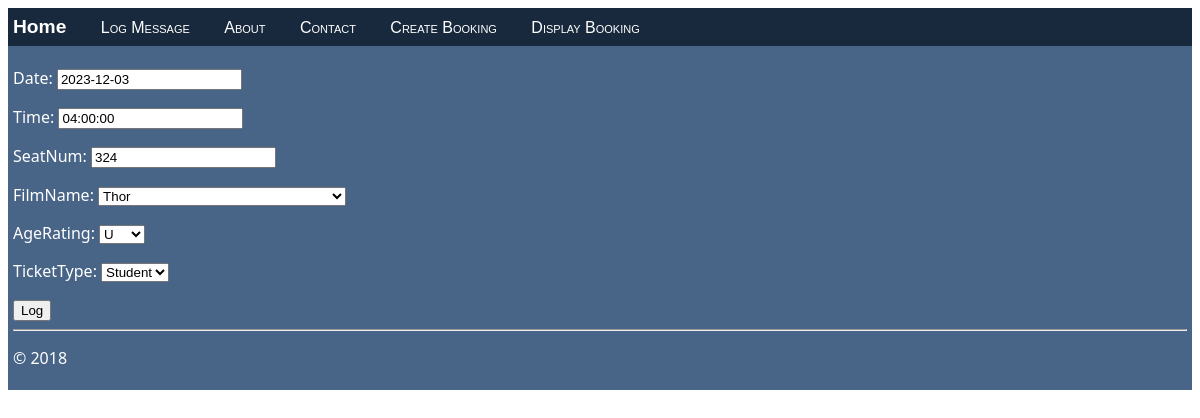
The app's page /updateBooking/3/ with its own data.
### hello/models.py (models this page shows, shortened)
class Booking(models.Model):
    bookingID = models.AutoField(primary_key=True,unique=True)
    date = models.DateField()
    time = models.TimeField()
    seatNum = models.IntegerField()
    filmName = models.ForeignKey(Film, related_name='+', on_delete=models.CASCADE,default='000000')
    ageRating = models.ForeignKey(ageRating, related_name='+', on_delete=models.CASCADE,default='000000')
    ticketType = models.CharField(max_length=20, choices=ticket_type, default="Student")

class Film(models.Model):
    filmID = models.AutoField(primary_key=True,unique=True)
    filmName = models.CharField(max_length=50)
    filmLength = models.TimeField()
    def __str__(self):
        return self.filmName

class ageRating(models.Model):
    ageID = models.AutoField(primary_key=True,unique=True)
    ageRating = models.CharField(max_length=10, choices=age_rating, default="000000")
    def __str__(self):
        return self.ageRating

### hello/views.py (the view)
# urls.py: path("updateBooking/<int:pk>/", views.updateBooking, name="updateBooking"),
def updateBooking(request, pk):
    booking = Booking.objects.get(pk=pk)
    form = BookingForm(request.POST or None, instance=booking)
    if request.method == "POST":
        if form.is_valid():
            booking = form.save(commit=False)
            booking.save()
            return redirect("home")
    else:
        return render(request, "hello/create_booking.html", {"form": form})

### hello/forms.py
class BookingForm(forms.ModelForm):
    class Meta:
        model = Booking
        fields = ("bookingID","date","time","seatNum","filmName","ageRating","ticketType")  # NOTE: the trailing comma is required

### hello/templates/hello/create_booking.html (shortened to what this page needs)
{% extends "hello/layout.html" %}
{% block content %}
    <form method="POST" class="log-form">
        {{ form.as_p }}
        <button type="submit" class="save btn btn-default">Log</button>
    </form>
{% endblock %}

### records on screen
Booking: date "2023-12-03", time "04:00:00", seatNum "324", ticketType "Student"
Film: filmName "Thor"
ageRating: ageRating "U"
